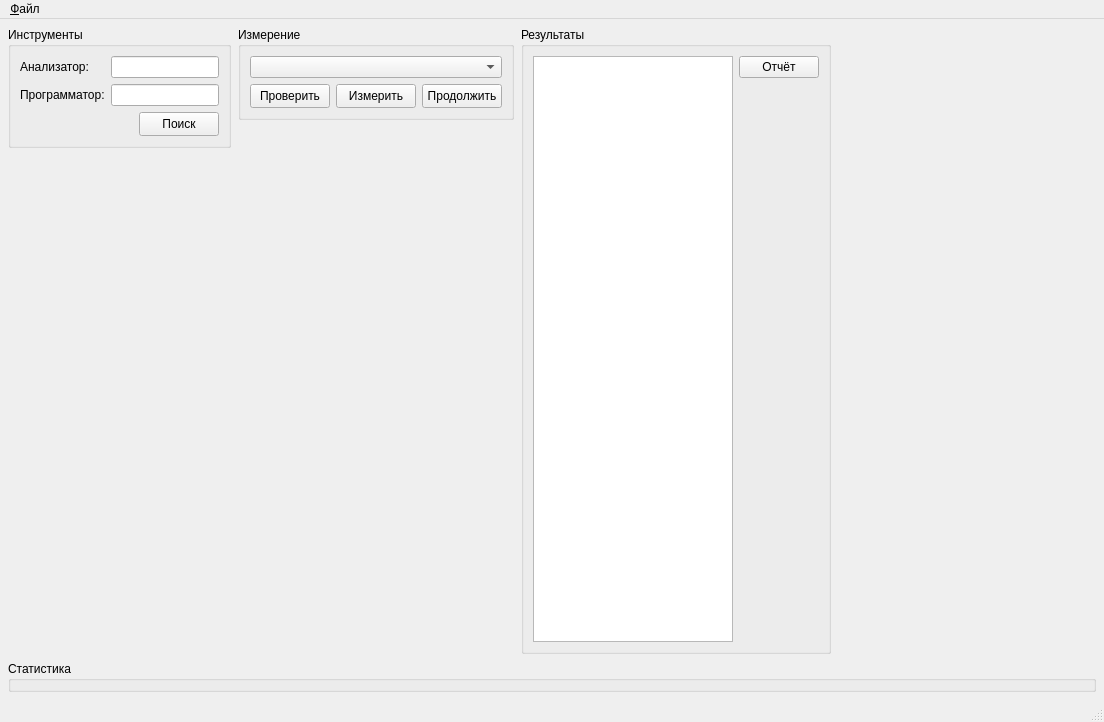
<?xml version="1.0" encoding="UTF-8"?>
<ui version="4.0">
 <class>MainWindow</class>
 <widget class="QMainWindow" name="MainWindow">
  <property name="geometry">
   <rect>
    <x>0</x>
    <y>0</y>
    <width>1104</width>
    <height>722</height>
   </rect>
  </property>
  <property name="windowTitle">
   <string>Измерение параметров приёмников</string>
  </property>
  <widget class="QWidget" name="centralwidget">
   <layout class="QVBoxLayout" name="verticalLayout_6">
    <property name="spacing">
     <number>7</number>
    </property>
    <property name="leftMargin">
     <number>8</number>
    </property>
    <property name="topMargin">
     <number>8</number>
    </property>
    <property name="rightMargin">
     <number>8</number>
    </property>
    <property name="bottomMargin">
     <number>8</number>
    </property>
    <item>
     <layout class="QHBoxLayout" name="horizontalLayout_4">
      <item>
       <layout class="QVBoxLayout" name="verticalLayout_4">
        <item>
         <widget class="QGroupBox" name="grpInstrument">
          <property name="sizePolicy">
           <sizepolicy hsizetype="Fixed" vsizetype="Fixed">
            <horstretch>0</horstretch>
            <verstretch>0</verstretch>
           </sizepolicy>
          </property>
          <property name="maximumSize">
           <size>
            <width>16777215</width>
            <height>190</height>
           </size>
          </property>
          <property name="title">
           <string>Инструменты</string>
          </property>
          <layout class="QVBoxLayout" name="verticalLayout">
           <item>
            <layout class="QFormLayout" name="formLayout_3">
             <item row="0" column="0">
              <widget class="QLabel" name="lblAnalyzer">
               <property name="text">
                <string>Анализатор:</string>
               </property>
              </widget>
             </item>
             <item row="0" column="1">
              <widget class="QLineEdit" name="editAnalyzer">
               <property name="minimumSize">
                <size>
                 <width>0</width>
                 <height>20</height>
                </size>
               </property>
               <property name="readOnly">
                <bool>true</bool>
               </property>
              </widget>
             </item>
             <item row="1" column="0">
              <widget class="QLabel" name="lblProg">
               <property name="text">
                <string>Программатор:</string>
               </property>
              </widget>
             </item>
             <item row="1" column="1">
              <widget class="QLineEdit" name="editProg">
               <property name="minimumSize">
                <size>
                 <width>0</width>
                 <height>20</height>
                </size>
               </property>
              </widget>
             </item>
            </layout>
           </item>
           <item>
            <layout class="QHBoxLayout" name="horizontalLayout">
             <item>
              <spacer name="horizontalSpacer">
               <property name="orientation">
                <enum>Qt::Horizontal</enum>
               </property>
               <property name="sizeHint" stdset="0">
                <size>
                 <width>40</width>
                 <height>20</height>
                </size>
               </property>
              </spacer>
             </item>
             <item>
              <widget class="QPushButton" name="btnSearchInstruments">
               <property name="minimumSize">
                <size>
                 <width>0</width>
                 <height>24</height>
                </size>
               </property>
               <property name="text">
                <string>Поиск</string>
               </property>
              </widget>
             </item>
            </layout>
           </item>
          </layout>
         </widget>
        </item>
        <item>
         <spacer name="verticalSpacer_2">
          <property name="orientation">
           <enum>Qt::Vertical</enum>
          </property>
          <property name="sizeHint" stdset="0">
           <size>
            <width>20</width>
            <height>40</height>
           </size>
          </property>
         </spacer>
        </item>
       </layout>
      </item>
      <item>
       <layout class="QVBoxLayout" name="verticalLayout_3">
        <item>
         <widget class="QGroupBox" name="grpMeasure">
          <property name="sizePolicy">
           <sizepolicy hsizetype="Minimum" vsizetype="Fixed">
            <horstretch>0</horstretch>
            <verstretch>0</verstretch>
           </sizepolicy>
          </property>
          <property name="maximumSize">
           <size>
            <width>16777215</width>
            <height>16777215</height>
           </size>
          </property>
          <property name="title">
           <string>Измерение</string>
          </property>
          <layout class="QVBoxLayout" name="verticalLayout_2">
           <item>
            <widget class="QComboBox" name="comboChip">
             <property name="minimumSize">
              <size>
               <width>0</width>
               <height>20</height>
              </size>
             </property>
            </widget>
           </item>
           <item>
            <layout class="QHBoxLayout" name="horizontalLayout_2">
             <item>
              <widget class="QPushButton" name="btnCheckSample">
               <property name="minimumSize">
                <size>
                 <width>0</width>
                 <height>24</height>
                </size>
               </property>
               <property name="text">
                <string>Проверить</string>
               </property>
              </widget>
             </item>
             <item>
              <widget class="QPushButton" name="btnMeasureStart">
               <property name="enabled">
                <bool>true</bool>
               </property>
               <property name="minimumSize">
                <size>
                 <width>0</width>
                 <height>24</height>
                </size>
               </property>
               <property name="text">
                <string>Измерить</string>
               </property>
              </widget>
             </item>
             <item>
              <widget class="QPushButton" name="btnMeasureStop">
               <property name="minimumSize">
                <size>
                 <width>0</width>
                 <height>24</height>
                </size>
               </property>
               <property name="text">
                <string>Продолжить</string>
               </property>
              </widget>
             </item>
            </layout>
           </item>
          </layout>
         </widget>
        </item>
        <item>
         <spacer name="verticalSpacer">
          <property name="orientation">
           <enum>Qt::Vertical</enum>
          </property>
          <property name="sizeHint" stdset="0">
           <size>
            <width>20</width>
            <height>40</height>
           </size>
          </property>
         </spacer>
        </item>
       </layout>
      </item>
      <item>
       <widget class="QGroupBox" name="grpResult">
        <property name="sizePolicy">
         <sizepolicy hsizetype="Fixed" vsizetype="Minimum">
          <horstretch>0</horstretch>
          <verstretch>0</verstretch>
         </sizepolicy>
        </property>
        <property name="title">
         <string>Результаты</string>
        </property>
        <layout class="QHBoxLayout" name="horizontalLayout_3">
         <item>
          <widget class="QTableView" name="tableMeasure">
           <property name="minimumSize">
            <size>
             <width>0</width>
             <height>170</height>
            </size>
           </property>
           <property name="maximumSize">
            <size>
             <width>200</width>
             <height>16777215</height>
            </size>
           </property>
           <property name="selectionMode">
            <enum>QAbstractItemView::SingleSelection</enum>
           </property>
           <property name="selectionBehavior">
            <enum>QAbstractItemView::SelectRows</enum>
           </property>
           <attribute name="horizontalHeaderHighlightSections">
            <bool>false</bool>
           </attribute>
           <attribute name="horizontalHeaderStretchLastSection">
            <bool>false</bool>
           </attribute>
           <attribute name="verticalHeaderVisible">
            <bool>false</bool>
           </attribute>
           <attribute name="verticalHeaderHighlightSections">
            <bool>false</bool>
           </attribute>
          </widget>
         </item>
         <item>
          <layout class="QVBoxLayout" name="verticalLayout_5">
           <item>
            <widget class="QPushButton" name="btnReport">
             <property name="sizePolicy">
              <sizepolicy hsizetype="Fixed" vsizetype="Fixed">
               <horstretch>0</horstretch>
               <verstretch>0</verstretch>
              </sizepolicy>
             </property>
             <property name="text">
              <string>Отчёт</string>
             </property>
            </widget>
           </item>
           <item>
            <spacer name="verticalSpacer_3">
             <property name="orientation">
              <enum>Qt::Vertical</enum>
             </property>
             <property name="sizeHint" stdset="0">
              <size>
               <width>20</width>
               <height>40</height>
              </size>
             </property>
            </spacer>
           </item>
          </layout>
         </item>
        </layout>
       </widget>
      </item>
      <item>
       <spacer name="horizontalSpacer_2">
        <property name="orientation">
         <enum>Qt::Horizontal</enum>
        </property>
        <property name="sizeHint" stdset="0">
         <size>
          <width>40</width>
          <height>20</height>
         </size>
        </property>
       </spacer>
      </item>
     </layout>
    </item>
    <item>
     <widget class="QGroupBox" name="grpPlot">
      <property name="title">
       <string>Статистика</string>
      </property>
     </widget>
    </item>
   </layout>
  </widget>
  <widget class="QMenuBar" name="menubar">
   <property name="geometry">
    <rect>
     <x>0</x>
     <y>0</y>
     <width>1104</width>
     <height>21</height>
    </rect>
   </property>
   <widget class="QMenu" name="menu">
    <property name="title">
     <string>&amp;Файл</string>
    </property>
    <addaction name="actExit"/>
   </widget>
   <addaction name="menu"/>
  </widget>
  <widget class="QStatusBar" name="statusbar"/>
  <action name="actExit">
   <property name="text">
    <string>Выход</string>
   </property>
   <property name="toolTip">
    <string>Выйти из приложения</string>
   </property>
   <property name="statusTip">
    <string>Выйти из приложения</string>
   </property>
  </action>
 </widget>
 <resources/>
 <connections>
  <connection>
   <sender>actExit</sender>
   <signal>triggered()</signal>
   <receiver>MainWindow</receiver>
   <slot>close()</slot>
   <hints>
    <hint type="sourcelabel">
     <x>-1</x>
     <y>-1</y>
    </hint>
    <hint type="destinationlabel">
     <x>361</x>
     <y>238</y>
    </hint>
   </hints>
  </connection>
 </connections>
</ui>
